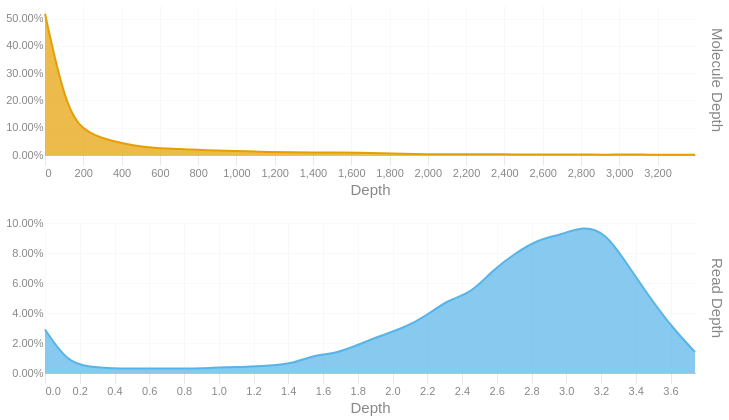

Notebook cell for this chart:
### Code cell
readdep = depth_hist(tb['Read Depth'], q99, 3)
readdep = readdep.with_columns(pl.lit('Read Depth').alias('Metric'))
if not SKIPLR:
    moldep = depth_hist(tb['Molecule Depth'], mol_q99, 1)
    moldep = moldep.with_columns(pl.lit('Molecule Depth').alias('Metric'))
    _hist = pl.concat([readdep, moldep])
    _hist = _hist.filter(pl.col('Proportion') != 0)
    with SafeRender(_hist):
        (
            alt.Chart(_hist)        
            .mark_area(interpolate = "basis")
            .encode(
                x=alt.X('Bin:Q').scale(domainMin=0).axis(alt.Axis(title='Depth')),
                y = alt.Y('Proportion:Q', title = None).axis(format = '.2%'),
                color = alt.Color('Metric:N').legend(None),
                row = alt.Row("Metric:N").header(title = None, labelOrient = 'right'),
                tooltip = [
                    alt.Tooltip("Metric:N", title = "Metric"),
                    alt.Tooltip('Interval:N', title = "Depth Interval"),
                    alt.Tooltip('Proportion:Q', title = "% Alignments").format('.2%')
                ]
            )
            .resolve_scale(x='independent', y='independent')
            .properties(
                height = 150, width = 650,
                usermeta={'embedOptions': {'downloadFileName': f'{samplename}.depth.hist'}}
            )
        ).display()
else:
    readdep = readdep.filter(pl.col('Proportion') != 0)
    with SafeRender(readdep):
        (
            alt.Chart(readdep)        
            .mark_area(interpolate = "basis")
            .encode(
                x=alt.X('Bin:Q').scale(domainMin=0).axis(alt.Axis(title='Depth')),
                y = alt.Y('Proportion:Q', title = None).axis(format = '.2%'),
                tooltip = [
                    alt.Tooltip('Interval:N', title = "Depth Interval"),
                    alt.Tooltip('Proportion:Q', title = "% Alignments").format('.2%')
                ]
            )
            .properties(
                usermeta={'embedOptions': {'downloadFileName': f'{samplename}.depth.hist'}}
            )
        ).display()

### Figure 1 — Vega-Lite specification as saved in the notebook (floating-point values rounded to 4 significant figures)
{"width": 650, "height": 150, "config": {"title": {"anchor": "start", "dy": -15, "fontSize": 18, "color": "#888888", "subtitleColor": "#888888", "subtitleFontSize": 14}, "arc": {"fill": "#0072B2"}, "axis": {"domainColor": "#888888", "domainWidth": 0.5, "gridWidth": 0.2, "grid": false, "titleFontWeight": 400, "titleFontSize": 15, "labelFontSize": 11, "labelColor": "#888888", "tickColor": "#888888", "tickWidth": 0.2, "titleColor": "#888888"}, "axisBand": {"grid": false}, "axisX": {"grid": true, "tickSize": 10, "domainCap": "round"}, "axisY": {"domain": false, "grid": true, "tickSize": 0, "domainCap": "round"}, "background": "transparent", "header": {"labelFontSize": 15, "labelColor": "#888888", "titleFontSize": 15, "titleFontWeight": 600, "titleColor": "#888888"}, "legend": {"labelFont": "sans-serif", "labelFontSize": 12, "labelColor": "#888888", "symbolSize": 100, "symbolType": "circle", "titleFontSize": 12, "titlePadding": 10, "titleColor": "#888888", "title": null}, "range": {"category": ["#E69F00", "#56B4E9", "#009E73", "#F0E442", "#0072B2", "#D55E00", "#CC79A7", "#000000"], "diverging": ["#cfe8f3", "#a2d4ec", "#73bfe2", "#46abdb", "#1696d2", "#12719e"]}, "area": {"fill": "#0072B2", "fillOpacity": 0.7, "line": true, "strokeOpacity": 0.7}, "line": {"color": "#0072B2", "stroke": "#0072B2", "strokeWidth": 2}, "trail": {"color": "#0072B2", "stroke": "#0072B2", "strokeWidth": 0, "size": 1}, "point": {"filled": true, "fillOpacity": 1.0, "size": 95}, "text": {"color": "#888888", "fontSize": 11, "align": "right", "fontWeight": 400, "size": 11}, "bar": {"fill": "#0072B2", "stroke": null}, "view": {"stroke": null, "continuousWidth": 660, "continuousHeight": 400}}, "data": {"name": "data-33ac8314ede848d6755a4a35cd7f7c5d"}, "mark": {"type": "area", "interpolate": "basis"}, "encoding": {"color": {"field": "Metric", "legend": null, "type": "nominal"}, "row": {"field": "Metric", "header": {"title": null, "labelOrient": "right"}, "type": "nominal"}, "tooltip": [{"field": "Metric", "title": "Metric", "type": "nominal"}, {"field": "Interval", "title": "Depth Interval", "type": "nominal"}, {"field": "Proportion", "format": ".2%", "title": "% Alignments", "type": "quantitative"}], "x": {"axis": {"title": "Depth"}, "field": "Bin", "scale": {"domainMin": 0}, "type": "quantitative"}, "y": {"axis": {"format": ".2%"}, "field": "Proportion", "title": null, "type": "quantitative"}}, "resolve": {"scale": {"x": "independent", "y": "independent"}}, "usermeta": {"embedOptions": {"downloadFileName": "S5_Hudson_1178.depth.hist"}}, "$schema": "https://vega.github.io/schema/vega-lite/v6.1.0.json", "datasets": {"data-33ac8314ede848d6755a4a35cd7f7c5d": [{"Bin": 0.0, "Interval": "0.0-0.129", "Proportion": 0.029, "Metric": "Read Depth"}, {"Bin": 0.129, "Interval": "0.129-0.258", "Proportion": 0.007, "Metric": "Read Depth"}, {"Bin": 0.258, "Interval": "0.258-0.387", "Proportion": 0.004, "Metric": "Read Depth"}, {"Bin": 0.387, "Interval": "0.387-0.516", "Proportion": 0.003, "Metric": "Read Depth"}, {"Bin": 0.516, "Interval": "0.516-0.645", "Proportion": 0.003, "Metric": "Read Depth"}, {"Bin": 0.645, "Interval": "0.645-0.774", "Proportion": 0.003, "Metric": "Read Depth"}, {"Bin": 0.774, "Interval": "0.774-0.903", "Proportion": 0.003, "Metric": "Read Depth"}, {"Bin": 0.903, "Interval": "0.903-1.032", "Proportion": 0.003, "Metric": "Read Depth"}, {"Bin": 1.032, "Interval": "1.032-1.161", "Proportion": 0.004, "Metric": "Read Depth"}, {"Bin": 1.161, "Interval": "1.161-1.29", "Proportion": 0.004, "Metric": "Read Depth"}, {"Bin": 1.29, "Interval": "1.29-1.419", "Proportion": 0.005, "Metric": "Read Depth"}, {"Bin": 1.419, "Interval": "1.419-1.548", "Proportion": 0.006, "Metric": "Read Depth"}, {"Bin": 1.548, "Interval": "1.548-1.677", "Proportion": 0.012, "Metric": "Read Depth"}, {"Bin": 1.677, "Interval": "1.677-1.806", "Proportion": 0.013, "Metric": "Read Depth"}, {"Bin": 1.806, "Interval": "1.806-1.935", "Proportion": 0.019, "Metric": "Read Depth"}, {"Bin": 1.935, "Interval": "1.935-2.064", "Proportion": 0.025, "Metric": "Read Depth"}, {"Bin": 2.064, "Interval": "2.064-2.193", "Proportion": 0.03, "Metric": "Read Depth"}, {"Bin": 2.193, "Interval": "2.193-2.322", "Proportion": 0.038, "Metric": "Read Depth"}, {"Bin": 2.322, "Interval": "2.322-2.451", "Proportion": 0.049, "Metric": "Read Depth"}, {"Bin": 2.451, "Interval": "2.451-2.58", "Proportion": 0.053, "Metric": "Read Depth"}, {"Bin": 2.58, "Interval": "2.58-2.709", "Proportion": 0.069, "Metric": "Read Depth"}, {"Bin": 2.709, "Interval": "2.709-2.838", "Proportion": 0.08, "Metric": "Read Depth"}, {"Bin": 2.838, "Interval": "2.838-2.967", "Proportion": 0.089, "Metric": "Read Depth"}, {"Bin": 2.967, "Interval": "2.967-3.096", "Proportion": 0.092, "Metric": "Read Depth"}, {"Bin": 3.096, "Interval": "3.096-3.225", "Proportion": 0.098, "Metric": "Read Depth"}, {"Bin": 3.225, "Interval": "3.225-3.354", "Proportion": 0.094, "Metric": "Read Depth"}, {"Bin": 3.354, "Interval": "3.354-3.483", "Proportion": 0.072, "Metric": "Read Depth"}, {"Bin": 3.483, "Interval": "3.483-3.612", "Proportion": 0.05, "Metric": "Read Depth"}, {"Bin": 3.612, "Interval": "3.612-3.741", "Proportion": 0.03, "Metric": "Read Depth"}, {"Bin": 3.741, "Interval": "3.741-3.87", "Proportion": 0.014, "Metric": "Read Depth"}, {"Bin": 0.0, "Interval": "0.0-117.1", "Proportion": 0.518, "Metric": "Molecule Depth"}, {"Bin": 117.1, "Interval": "117.1-234.2", "Proportion": 0.144, "Metric": "Molecule Depth"}, {"Bin": 234.2, "Interval": "234.2-351.3", "Proportion": 0.076, "Metric": "Molecule Depth"}, {"Bin": 351.3, "Interval": "351.3-468.4", "Proportion": 0.051, "Metric": "Molecule Depth"}, {"Bin": 468.4, "Interval": "468.4-585.5", "Proportion": 0.033, "Metric": "Molecule Depth"}, {"Bin": 585.5, "Interval": "585.5-702.6", "Proportion": 0.024, "Metric": "Molecule Depth"}, {"Bin": 702.6, "Interval": "702.6-819.7", "Proportion": 0.023, "Metric": "Molecule Depth"}, {"Bin": 819.7, "Interval": "819.7-936.8", "Proportion": 0.018, "Metric": "Molecule Depth"}, {"Bin": 936.8, "Interval": "936.8-1053.9", "Proportion": 0.016, "Metric": "Molecule Depth"}, {"Bin": 1054.0, "Interval": "1053.9-1171.0", "Proportion": 0.014, "Metric": "Molecule Depth"}, {"Bin": 1171.0, "Interval": "1171.0-1288.1", "Proportion": 0.011, "Metric": "Molecule Depth"}, {"Bin": 1288.0, "Interval": "1288.1-1405.2", "Proportion": 0.01, "Metric": "Molecule Depth"}, {"Bin": 1405.0, "Interval": "1405.2-1522.3", "Proportion": 0.009, "Metric": "Molecule Depth"}, {"Bin": 1522.0, "Interval": "1522.3-1639.4", "Proportion": 0.009, "Metric": "Molecule Depth"}, {"Bin": 1639.0, "Interval": "1639.4-1756.5", "Proportion": 0.008, "Metric": "Molecule Depth"}, {"Bin": 1756.0, "Interval": "1756.5-1873.6", "Proportion": 0.006, "Metric": "Molecule Depth"}, {"Bin": 1874.0, "Interval": "1873.6-1990.7", "Proportion": 0.004, "Metric": "Molecule Depth"}, {"Bin": 1991.0, "Interval": "1990.7-2107.8", "Proportion": 0.003, "Metric": "Molecule Depth"}, {"Bin": 2108.0, "Interval": "2107.8-2224.9", "Proportion": 0.002, "Metric": "Molecule Depth"}, {"Bin": 2225.0, "Interval": "2224.9-2342.0", "Proportion": 0.003, "Metric": "Molecule Depth"}, {"Bin": 2342.0, "Interval": "2342.0-2459.1", "Proportion": 0.003, "Metric": "Molecule Depth"}, {"Bin": 2459.0, "Interval": "2459.1-2576.2", "Proportion": 0.002, "Metric": "Molecule Depth"}, {"Bin": 2576.0, "Interval": "2576.2-2693.3", "Proportion": 0.002, "Metric": "Molecule Depth"}, {"Bin": 2693.0, "Interval": "2693.3-2810.4", "Proportion": 0.002, "Metric": "Molecule Depth"}, {"Bin": 2810.0, "Interval": "2810.4-2927.5", "Proportion": 0.002, "Metric": "Molecule Depth"}, {"Bin": 2928.0, "Interval": "2927.5-3044.6", "Proportion": 0.001, "Metric": "Molecule Depth"}, {"Bin": 3045.0, "Interval": "3044.6-3161.7", "Proportion": 0.002, "Metric": "Molecule Depth"}, {"Bin": 3162.0, "Interval": "3161.7-3278.8", "Proportion": 0.001, "Metric": "Molecule Depth"}, {"Bin": 3279.0, "Interval": "3278.8-3395.9", "Proportion": 0.001, "Metric": "Molecule Depth"}, {"Bin": 3396.0, "Interval": "3395.9-3512.98", "Proportion": 0.001, "Metric": "Molecule Depth"}]}}
